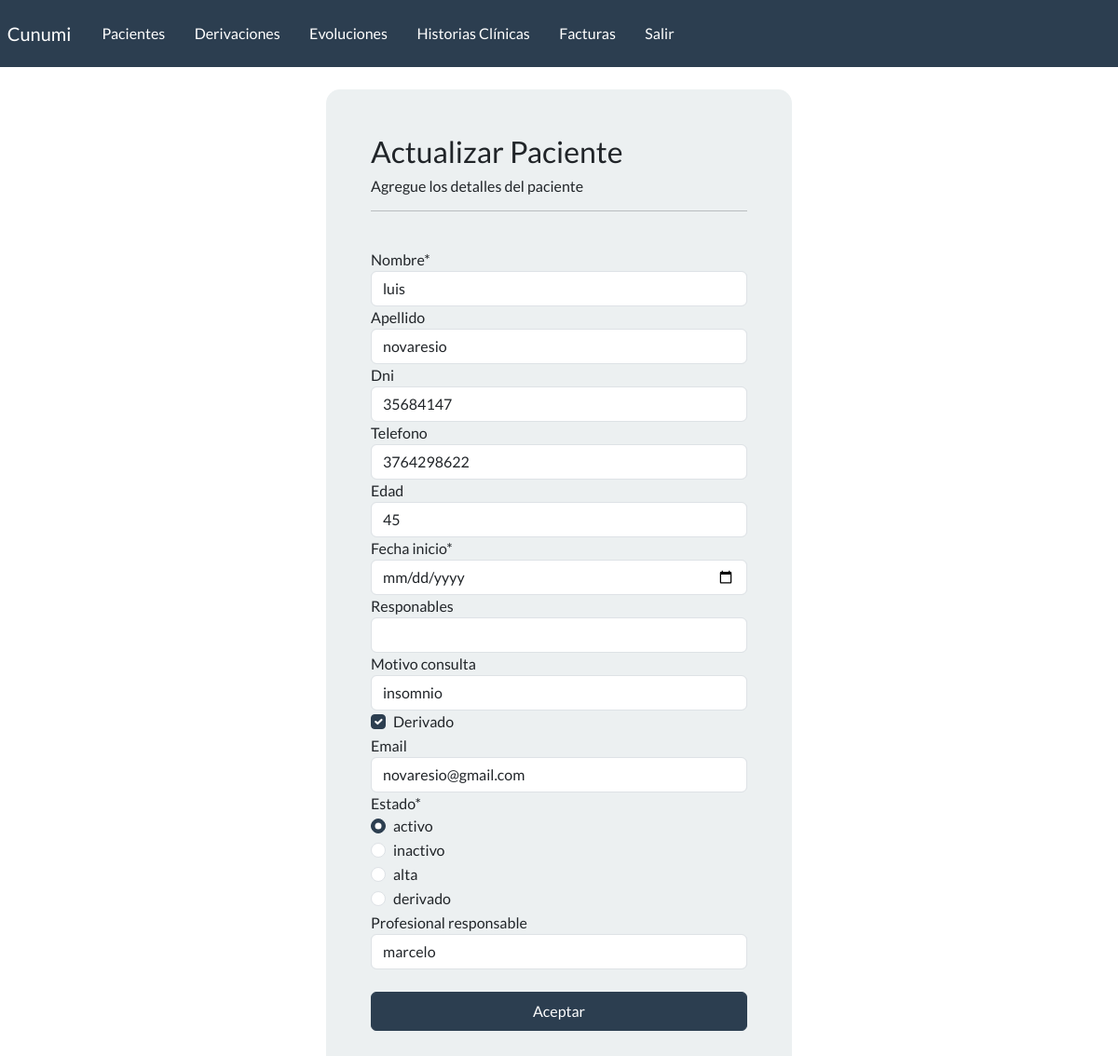
The app's page /modificar-paciente/7 (signed in) with its own data.
### webapp/models.py (models this page shows, shortened)
class paciente(models.Model):
    nombre = models.CharField(max_length=100)
    apellido = models.CharField(max_length=100, blank=True)
    dni = models.CharField(max_length=100, blank=True)
    telefono = models.CharField(max_length=100, blank=True)
    email = models.EmailField(blank=True)
    edad = models.IntegerField(blank=True)
    fecha_inicio = models.DateField(blank=True, null=True)
    responables = models.CharField(max_length=200, blank=True)
    motivo_consulta = models.CharField(max_length=200, blank=True)
    derivado = models.BooleanField(default=False)
    email = models.EmailField(blank=True)
    estado_choices = (
        ('activo', 'activo'),
        ('inactivo', 'inactivo'),
        ('alta', 'alta'),
        ('derivado', 'derivado'))
    estado = models.CharField(max_length=20, choices=estado_choices, default='activo')
    profesional_responsable = models.ForeignKey(User, on_delete=models.CASCADE, blank=True)

### webapp/views.py (the view)
# urls.py: path('modificar-paciente/<int:pk>', views.modificar_paciente, name='modificar_paciente'),
@login_required(login_url='my-login')
def modificar_paciente(request, pk):
    paciente_seleccionado = paciente.objects.get(id=pk)
    form = pacienteForm(instance=paciente_seleccionado)
    if request.method == 'POST':
        form = pacienteForm(request.POST, instance=paciente_seleccionado)
        if form.is_valid():
            form.save()
            return redirect('dashboard')
    context = {
        'form':form
    }
    return render(request, 'webapp/paciente/modificar.html', context=context)

### webapp/forms.py
class pacienteForm(forms.ModelForm):
    estado_choices = (
        ('activo', 'activo'),
        ('inactivo', 'inactivo'),
        ('alta', 'alta'),
        ('derivado', 'derivado')
    )
    estado = forms.ChoiceField(
        choices=estado_choices, widget=forms.RadioSelect())
    fecha_inicio = forms.DateField(widget=forms.DateInput(attrs={'type': 'date'}))
    class Meta:
        model=paciente
        fields = '__all__'

### webapp/templates/webapp/paciente/modificar.html (shortened to what this page needs)
{% extends 'webapp/base.html' %}
{% load crispy_forms_tags %}
{% block content %}
<div class="container bg-light shadow-md p-5 form-layout">
    <h3>Actualizar Paciente</h3>
    <h6>Agregue los detalles del paciente</h6>
    <hr>
    <br>
    <form method="POST" autocomplete="off" >
        {{form|crispy}}
        <br>
        <button type="submit" class="btn btn-primary w-100 btn-block p-2">Aceptar</button>
    </form>
</div>
{% endblock %}

### static/css/styles.css (style rules this page uses)
.form-layout { border-radius: 15px; width: 500px; }

### records on screen
paciente: nombre "luis", apellido "novaresio", dni "35684147", telefono "3764298622", edad "45", motivo_consulta "insomnio", derivado "☑", email "novaresio@gmail.com", estado "☑ activo ☐ inactivo ☐ alta ☐ derivado", profesional_responsable "marcelo"
